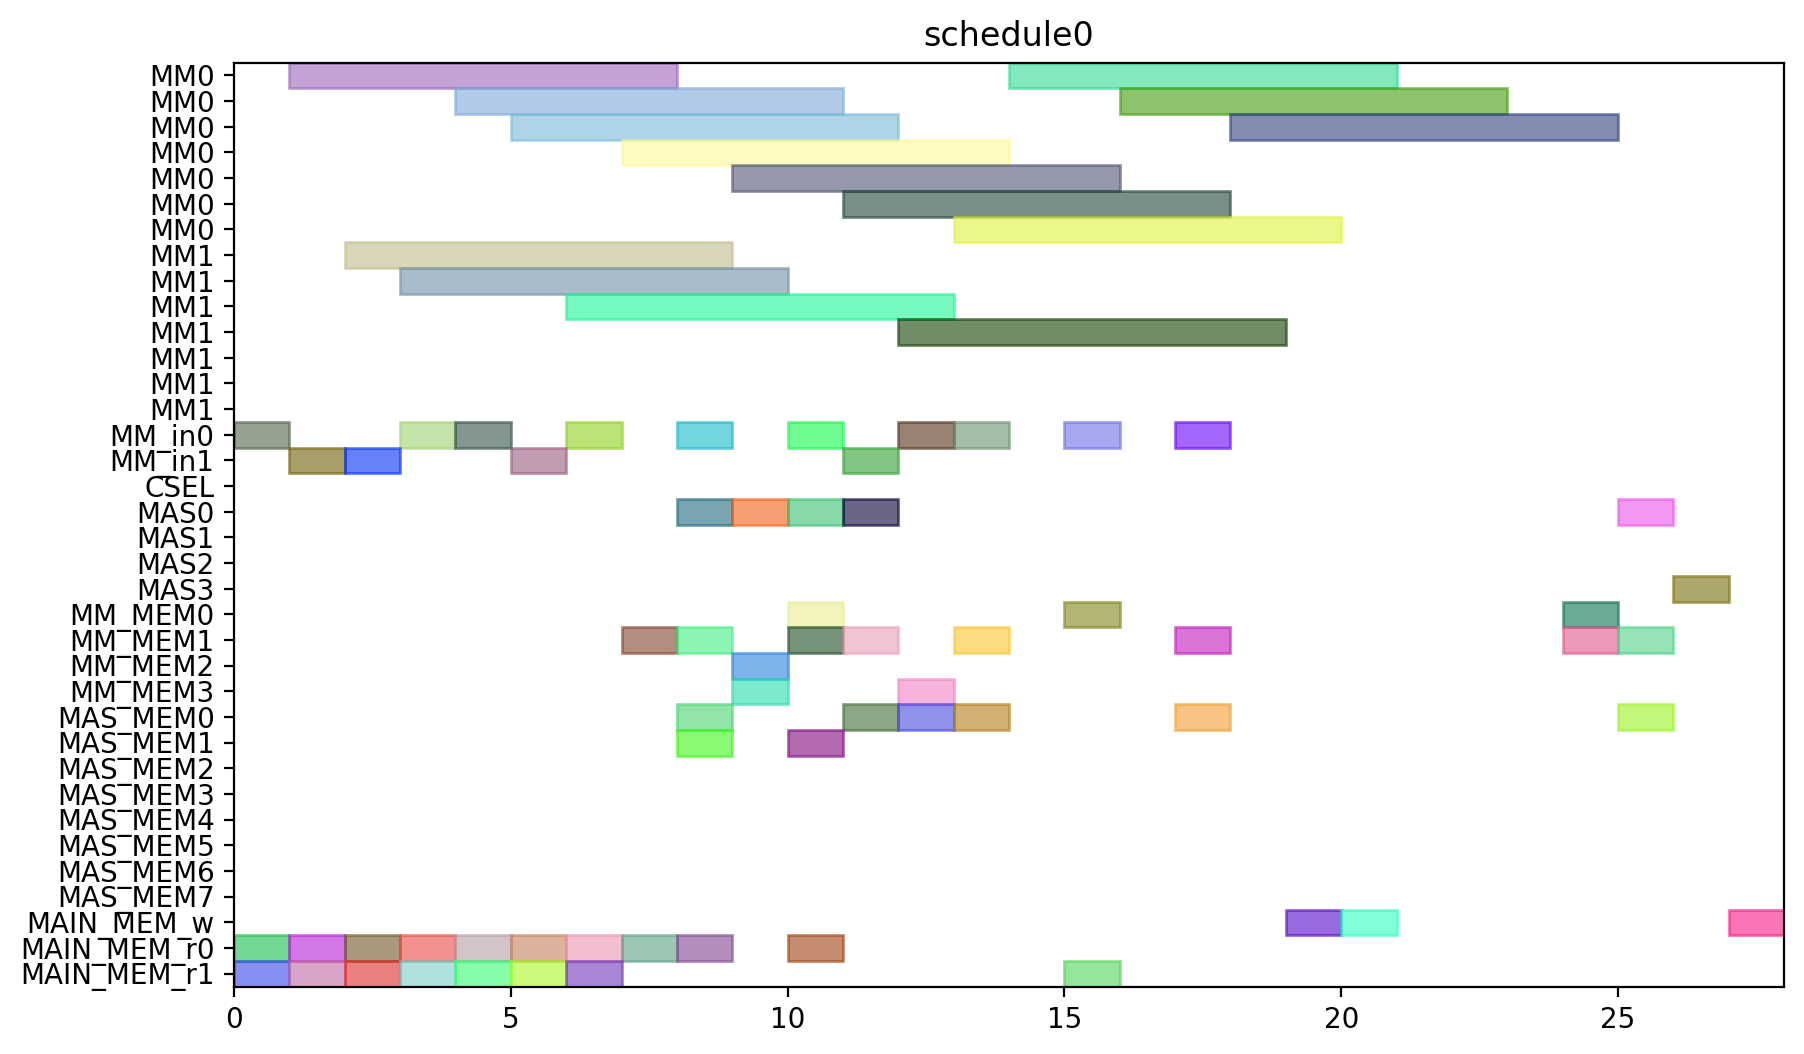

Reproduce this figure in Python.
from pyschedule import Scenario, solvers, plotters, alt


def solve():
	horizon = 120
	S = Scenario("schedule0", horizon=horizon)

	# resource
	MM = S.Resources('MM', num=2, size=7)
	MM_in = S.Resources('MM_in', num=2)
	CSEL = S.Resource('CSEL')
	MAS = S.Resources('MAS', num=4, size=1, periods=range(1, horizon))
	MM_MEM = S.Resources('MM_MEM', num=4)
	MAS_MEM = S.Resources('MAS_MEM', num=8)
	MAIN_MEM_w = S.Resource('MAIN_MEM_w', size=1)
	MAIN_MEM_r = S.Resources('MAIN_MEM_r', num=2)

	# result of previous scheduling

	# new tasks
	r1 = S.Task('r1', length=7, delay_cost=1)
	r1 += alt(MM)
	r1_in = S.Task('r1_in', length=1, delay_cost=1)
	r1_in += alt(MM_in)
	S += r1_in*MM_in[0]<=r1*MM[0]
	S += r1_in*MM_in[1]<=r1*MM[1]
	r1_mem0 = S.Task('r1_mem0', length=1, delay_cost=1)
	r1_mem0 += MAIN_MEM_r[0]
	S += r1_mem0 <= r1

	r1_mem1 = S.Task('r1_mem1', length=1, delay_cost=1)
	r1_mem1 += MAIN_MEM_r[1]
	S += r1_mem1 <= r1

	r3 = S.Task('r3', length=7, delay_cost=1)
	r3 += alt(MM)
	r3_in = S.Task('r3_in', length=1, delay_cost=1)
	r3_in += alt(MM_in)
	S += r3_in*MM_in[0]<=r3*MM[0]
	S += r3_in*MM_in[1]<=r3*MM[1]
	r3_mem0 = S.Task('r3_mem0', length=1, delay_cost=1)
	r3_mem0 += MAIN_MEM_r[0]
	S += r3_mem0 <= r3

	r3_mem1 = S.Task('r3_mem1', length=1, delay_cost=1)
	r3_mem1 += MAIN_MEM_r[1]
	S += r3_mem1 <= r3

	r4 = S.Task('r4', length=7, delay_cost=1)
	r4 += alt(MM)
	r4_in = S.Task('r4_in', length=1, delay_cost=1)
	r4_in += alt(MM_in)
	S += r4_in*MM_in[0]<=r4*MM[0]
	S += r4_in*MM_in[1]<=r4*MM[1]
	r4_mem0 = S.Task('r4_mem0', length=1, delay_cost=1)
	r4_mem0 += MAIN_MEM_r[0]
	S += r4_mem0 <= r4

	r4_mem1 = S.Task('r4_mem1', length=1, delay_cost=1)
	r4_mem1 += MAIN_MEM_r[1]
	S += r4_mem1 <= r4

	r5 = S.Task('r5', length=7, delay_cost=1)
	r5 += alt(MM)
	r5_in = S.Task('r5_in', length=1, delay_cost=1)
	r5_in += alt(MM_in)
	S += r5_in*MM_in[0]<=r5*MM[0]
	S += r5_in*MM_in[1]<=r5*MM[1]
	r5_mem0 = S.Task('r5_mem0', length=1, delay_cost=1)
	r5_mem0 += MAIN_MEM_r[0]
	S += r5_mem0 <= r5

	r5_mem1 = S.Task('r5_mem1', length=1, delay_cost=1)
	r5_mem1 += MAIN_MEM_r[1]
	S += r5_mem1 <= r5

	r6 = S.Task('r6', length=7, delay_cost=1)
	r6 += alt(MM)
	r6_in = S.Task('r6_in', length=1, delay_cost=1)
	r6_in += alt(MM_in)
	S += r6_in*MM_in[0]<=r6*MM[0]
	S += r6_in*MM_in[1]<=r6*MM[1]
	r6_mem0 = S.Task('r6_mem0', length=1, delay_cost=1)
	r6_mem0 += MAIN_MEM_r[0]
	S += r6_mem0 <= r6

	r6_mem1 = S.Task('r6_mem1', length=1, delay_cost=1)
	r6_mem1 += MAIN_MEM_r[1]
	S += r6_mem1 <= r6

	r12 = S.Task('r12', length=7, delay_cost=1)
	r12 += alt(MM)
	r12_in = S.Task('r12_in', length=1, delay_cost=1)
	r12_in += alt(MM_in)
	S += r12_in*MM_in[0]<=r12*MM[0]
	S += r12_in*MM_in[1]<=r12*MM[1]
	r12_mem0 = S.Task('r12_mem0', length=1, delay_cost=1)
	r12_mem0 += MAIN_MEM_r[0]
	S += r12_mem0 <= r12

	r12_mem1 = S.Task('r12_mem1', length=1, delay_cost=1)
	r12_mem1 += MAIN_MEM_r[1]
	S += r12_mem1 <= r12

	r13 = S.Task('r13', length=7, delay_cost=1)
	r13 += alt(MM)
	r13_in = S.Task('r13_in', length=1, delay_cost=1)
	r13_in += alt(MM_in)
	S += r13_in*MM_in[0]<=r13*MM[0]
	S += r13_in*MM_in[1]<=r13*MM[1]
	r13_mem0 = S.Task('r13_mem0', length=1, delay_cost=1)
	r13_mem0 += MAIN_MEM_r[0]
	S += r13_mem0 <= r13

	r13_mem1 = S.Task('r13_mem1', length=1, delay_cost=1)
	r13_mem1 += MAIN_MEM_r[1]
	S += r13_mem1 <= r13

	r2 = S.Task('r2', length=1, delay_cost=1)
	r2 += alt(MAS)
	r2_mem0 = S.Task('r2_mem0', length=1, delay_cost=1)
	r2_mem0 += alt(MM_MEM)
	S += (r1*MM[0])-1 < r2_mem0*MM_MEM[0]
	S += (r1*MM[1])-1 < r2_mem0*MM_MEM[2]
	S += r2_mem0 <= r2

	r2_mem1 = S.Task('r2_mem1', length=1, delay_cost=1)
	r2_mem1 += alt(MM_MEM)
	S += (r1*MM[0])-1 < r2_mem1*MM_MEM[1]
	S += (r1*MM[1])-1 < r2_mem1*MM_MEM[3]
	S += r2_mem1 <= r2

	r7 = S.Task('r7', length=1, delay_cost=1)
	r7 += alt(MAS)
	r7_mem0 = S.Task('r7_mem0', length=1, delay_cost=1)
	r7_mem0 += alt(MM_MEM)
	S += (r5*MM[0])-1 < r7_mem0*MM_MEM[0]
	S += (r5*MM[1])-1 < r7_mem0*MM_MEM[2]
	S += r7_mem0 <= r7

	r7_mem1 = S.Task('r7_mem1', length=1, delay_cost=1)
	r7_mem1 += alt(MM_MEM)
	S += (r6*MM[0])-1 < r7_mem1*MM_MEM[1]
	S += (r6*MM[1])-1 < r7_mem1*MM_MEM[3]
	S += r7_mem1 <= r7

	r8 = S.Task('r8', length=1, delay_cost=1)
	r8 += alt(MAS)
	r8_mem0 = S.Task('r8_mem0', length=1, delay_cost=1)
	r8_mem0 += MAIN_MEM_r[0]
	S += r8_mem0 <= r8

	r8_mem1 = S.Task('r8_mem1', length=1, delay_cost=1)
	r8_mem1 += alt(MM_MEM)
	S += (r4*MM[0])-1 < r8_mem1*MM_MEM[1]
	S += (r4*MM[1])-1 < r8_mem1*MM_MEM[3]
	S += r8_mem1 <= r8

	r10 = S.Task('r10', length=1, delay_cost=1)
	r10 += alt(MAS)
	r10_mem0 = S.Task('r10_mem0', length=1, delay_cost=1)
	r10_mem0 += MAIN_MEM_r[0]
	S += r10_mem0 <= r10

	r10_mem1 = S.Task('r10_mem1', length=1, delay_cost=1)
	r10_mem1 += alt(MM_MEM)
	S += (r4*MM[0])-1 < r10_mem1*MM_MEM[1]
	S += (r4*MM[1])-1 < r10_mem1*MM_MEM[3]
	S += r10_mem1 <= r10

	r9 = S.Task('r9', length=7, delay_cost=1)
	r9 += alt(MM)
	r9_in = S.Task('r9_in', length=1, delay_cost=1)
	r9_in += alt(MM_in)
	S += r9_in*MM_in[0]<=r9*MM[0]
	S += r9_in*MM_in[1]<=r9*MM[1]
	r9_mem0 = S.Task('r9_mem0', length=1, delay_cost=1)
	r9_mem0 += MAIN_MEM_r[0]
	S += r9_mem0 <= r9

	r9_mem1 = S.Task('r9_mem1', length=1, delay_cost=1)
	r9_mem1 += alt(MAS_MEM)
	S += (r7*MAS[0])-1 < r9_mem1*MAS_MEM[1]
	S += (r7*MAS[1])-1 < r9_mem1*MAS_MEM[3]
	S += (r7*MAS[2])-1 < r9_mem1*MAS_MEM[5]
	S += (r7*MAS[3])-1 < r9_mem1*MAS_MEM[7]
	S += r9_mem1 <= r9

	r11 = S.Task('r11', length=7, delay_cost=1)
	r11 += alt(MM)
	r11_in = S.Task('r11_in', length=1, delay_cost=1)
	r11_in += alt(MM_in)
	S += r11_in*MM_in[0]<=r11*MM[0]
	S += r11_in*MM_in[1]<=r11*MM[1]
	r11_mem0 = S.Task('r11_mem0', length=1, delay_cost=1)
	r11_mem0 += alt(MAS_MEM)
	S += (r10*MAS[0])-1 < r11_mem0*MAS_MEM[0]
	S += (r10*MAS[1])-1 < r11_mem0*MAS_MEM[2]
	S += (r10*MAS[2])-1 < r11_mem0*MAS_MEM[4]
	S += (r10*MAS[3])-1 < r11_mem0*MAS_MEM[6]
	S += r11_mem0 <= r11

	r11_mem1 = S.Task('r11_mem1', length=1, delay_cost=1)
	r11_mem1 += alt(MAS_MEM)
	S += (r10*MAS[0])-1 < r11_mem1*MAS_MEM[1]
	S += (r10*MAS[1])-1 < r11_mem1*MAS_MEM[3]
	S += (r10*MAS[2])-1 < r11_mem1*MAS_MEM[5]
	S += (r10*MAS[3])-1 < r11_mem1*MAS_MEM[7]
	S += r11_mem1 <= r11

	PX_new = S.Task('PX_new', length=7, delay_cost=1)
	PX_new += alt(MM)
	PX_new_in = S.Task('PX_new_in', length=1, delay_cost=1)
	PX_new_in += alt(MM_in)
	S += PX_new_in*MM_in[0]<=PX_new*MM[0]
	S += PX_new_in*MM_in[1]<=PX_new*MM[1]
	S += 0<PX_new

	PX_new_w = S.Task('PX_new_w', length=1, delay_cost=1)
	PX_new_w += alt(MAIN_MEM_w)
	S += PX_new <= PX_new_w

	PX_new_mem0 = S.Task('PX_new_mem0', length=1, delay_cost=1)
	PX_new_mem0 += alt(MAS_MEM)
	S += (r2*MAS[0])-1 < PX_new_mem0*MAS_MEM[0]
	S += (r2*MAS[1])-1 < PX_new_mem0*MAS_MEM[2]
	S += (r2*MAS[2])-1 < PX_new_mem0*MAS_MEM[4]
	S += (r2*MAS[3])-1 < PX_new_mem0*MAS_MEM[6]
	S += PX_new_mem0 <= PX_new

	PX_new_mem1 = S.Task('PX_new_mem1', length=1, delay_cost=1)
	PX_new_mem1 += alt(MM_MEM)
	S += (r12*MM[0])-1 < PX_new_mem1*MM_MEM[1]
	S += (r12*MM[1])-1 < PX_new_mem1*MM_MEM[3]
	S += PX_new_mem1 <= PX_new

	r14 = S.Task('r14', length=7, delay_cost=1)
	r14 += alt(MM)
	r14_in = S.Task('r14_in', length=1, delay_cost=1)
	r14_in += alt(MM_in)
	S += r14_in*MM_in[0]<=r14*MM[0]
	S += r14_in*MM_in[1]<=r14*MM[1]
	r14_mem0 = S.Task('r14_mem0', length=1, delay_cost=1)
	r14_mem0 += alt(MAS_MEM)
	S += (r2*MAS[0])-1 < r14_mem0*MAS_MEM[0]
	S += (r2*MAS[1])-1 < r14_mem0*MAS_MEM[2]
	S += (r2*MAS[2])-1 < r14_mem0*MAS_MEM[4]
	S += (r2*MAS[3])-1 < r14_mem0*MAS_MEM[6]
	S += r14_mem0 <= r14

	r14_mem1 = S.Task('r14_mem1', length=1, delay_cost=1)
	r14_mem1 += alt(MM_MEM)
	S += (r3*MM[0])-1 < r14_mem1*MM_MEM[1]
	S += (r3*MM[1])-1 < r14_mem1*MM_MEM[3]
	S += r14_mem1 <= r14

	Z1_new = S.Task('Z1_new', length=7, delay_cost=1)
	Z1_new += alt(MM)
	Z1_new_in = S.Task('Z1_new_in', length=1, delay_cost=1)
	Z1_new_in += alt(MM_in)
	S += Z1_new_in*MM_in[0]<=Z1_new*MM[0]
	S += Z1_new_in*MM_in[1]<=Z1_new*MM[1]
	S += 0<Z1_new

	Z1_new_w = S.Task('Z1_new_w', length=1, delay_cost=1)
	Z1_new_w += alt(MAIN_MEM_w)
	S += Z1_new <= Z1_new_w

	Z1_new_mem0 = S.Task('Z1_new_mem0', length=1, delay_cost=1)
	Z1_new_mem0 += alt(MAS_MEM)
	S += (r2*MAS[0])-1 < Z1_new_mem0*MAS_MEM[0]
	S += (r2*MAS[1])-1 < Z1_new_mem0*MAS_MEM[2]
	S += (r2*MAS[2])-1 < Z1_new_mem0*MAS_MEM[4]
	S += (r2*MAS[3])-1 < Z1_new_mem0*MAS_MEM[6]
	S += Z1_new_mem0 <= Z1_new

	Z1_new_mem1 = S.Task('Z1_new_mem1', length=1, delay_cost=1)
	Z1_new_mem1 += alt(MM_MEM)
	S += (r13*MM[0])-1 < Z1_new_mem1*MM_MEM[1]
	S += (r13*MM[1])-1 < Z1_new_mem1*MM_MEM[3]
	S += Z1_new_mem1 <= Z1_new

	r15 = S.Task('r15', length=7, delay_cost=1)
	r15 += alt(MM)
	r15_in = S.Task('r15_in', length=1, delay_cost=1)
	r15_in += alt(MM_in)
	S += r15_in*MM_in[0]<=r15*MM[0]
	S += r15_in*MM_in[1]<=r15*MM[1]
	r15_mem0 = S.Task('r15_mem0', length=1, delay_cost=1)
	r15_mem0 += alt(MAS_MEM)
	S += (r8*MAS[0])-1 < r15_mem0*MAS_MEM[0]
	S += (r8*MAS[1])-1 < r15_mem0*MAS_MEM[2]
	S += (r8*MAS[2])-1 < r15_mem0*MAS_MEM[4]
	S += (r8*MAS[3])-1 < r15_mem0*MAS_MEM[6]
	S += r15_mem0 <= r15

	r15_mem1 = S.Task('r15_mem1', length=1, delay_cost=1)
	r15_mem1 += alt(MM_MEM)
	S += (r9*MM[0])-1 < r15_mem1*MM_MEM[1]
	S += (r9*MM[1])-1 < r15_mem1*MM_MEM[3]
	S += r15_mem1 <= r15

	r16 = S.Task('r16', length=7, delay_cost=1)
	r16 += alt(MM)
	r16_in = S.Task('r16_in', length=1, delay_cost=1)
	r16_in += alt(MM_in)
	S += r16_in*MM_in[0]<=r16*MM[0]
	S += r16_in*MM_in[1]<=r16*MM[1]
	r16_mem0 = S.Task('r16_mem0', length=1, delay_cost=1)
	r16_mem0 += alt(MM_MEM)
	S += (r11*MM[0])-1 < r16_mem0*MM_MEM[0]
	S += (r11*MM[1])-1 < r16_mem0*MM_MEM[2]
	S += r16_mem0 <= r16

	r16_mem1 = S.Task('r16_mem1', length=1, delay_cost=1)
	r16_mem1 += MAIN_MEM_r[1]
	S += r16_mem1 <= r16

	r17 = S.Task('r17', length=1, delay_cost=1)
	r17 += alt(MAS)
	r17_mem0 = S.Task('r17_mem0', length=1, delay_cost=1)
	r17_mem0 += alt(MM_MEM)
	S += (r14*MM[0])-1 < r17_mem0*MM_MEM[0]
	S += (r14*MM[1])-1 < r17_mem0*MM_MEM[2]
	S += r17_mem0 <= r17

	r17_mem1 = S.Task('r17_mem1', length=1, delay_cost=1)
	r17_mem1 += alt(MM_MEM)
	S += (r15*MM[0])-1 < r17_mem1*MM_MEM[1]
	S += (r15*MM[1])-1 < r17_mem1*MM_MEM[3]
	S += r17_mem1 <= r17

	PY_new = S.Task('PY_new', length=1, delay_cost=1)
	PY_new += alt(MAS)
	S += 0<PY_new

	PY_new_w = S.Task('PY_new_w', length=1, delay_cost=1)
	PY_new_w += alt(MAIN_MEM_w)
	S += PY_new <= PY_new_w

	PY_new_mem0 = S.Task('PY_new_mem0', length=1, delay_cost=1)
	PY_new_mem0 += alt(MAS_MEM)
	S += (r17*MAS[0])-1 < PY_new_mem0*MAS_MEM[0]
	S += (r17*MAS[1])-1 < PY_new_mem0*MAS_MEM[2]
	S += (r17*MAS[2])-1 < PY_new_mem0*MAS_MEM[4]
	S += (r17*MAS[3])-1 < PY_new_mem0*MAS_MEM[6]
	S += PY_new_mem0 <= PY_new

	PY_new_mem1 = S.Task('PY_new_mem1', length=1, delay_cost=1)
	PY_new_mem1 += alt(MM_MEM)
	S += (r16*MM[0])-1 < PY_new_mem1*MM_MEM[1]
	S += (r16*MM[1])-1 < PY_new_mem1*MM_MEM[3]
	S += PY_new_mem1 <= PY_new

	solvers.mip.solve(S,msg=1,kind='CPLEX',ratio_gap=1.01)

	solution = [['hoge']*len(S.solution()[1]) for i in range(len(S.solution()))]
	for i in range(len(S.solution())):
		for j in range(len(S.solution()[i])):
			solution[i][j]=str(S.solution()[i][j])
	print(solution)

	cycles = int(solution[-1][3])

	pic_file_name = "/home/mfukuda/ABE/multiRAM_multiMAS_16mux/scheduling_result/stage7MM2_stage1MAS4/EP_YRECOVER/schedule0.png"
	if(S.solution() != []):
		plotters.matplotlib.plot(S,img_filename=pic_file_name, show_task_labels=False, fig_size=(cycles*0.25+3, 6))

	return solution
